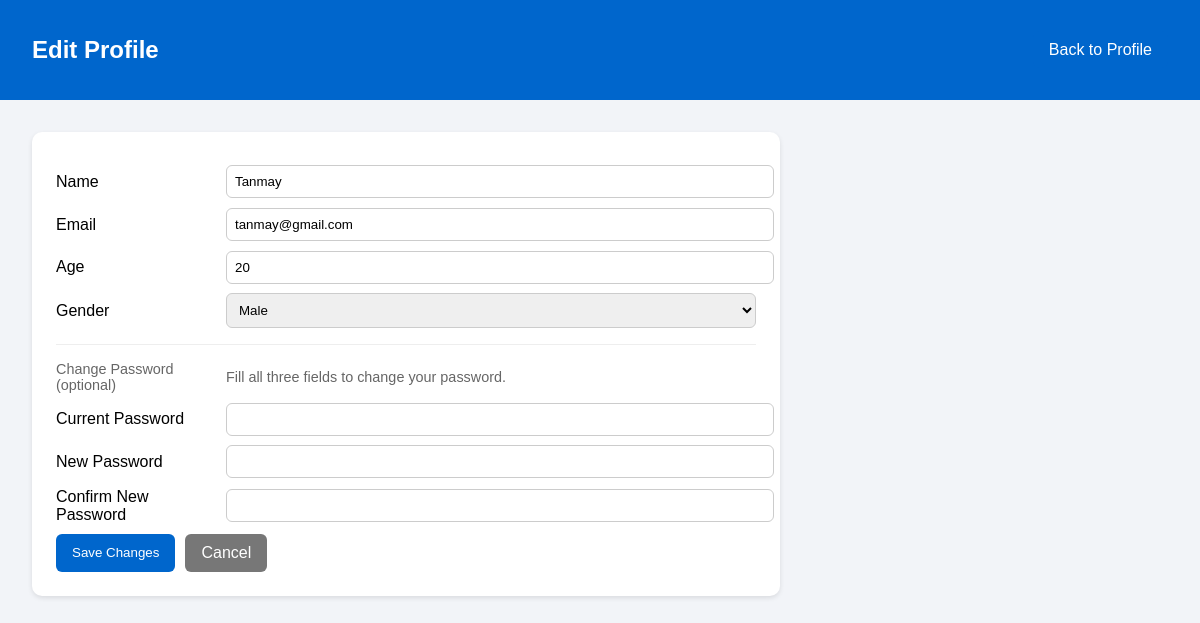
/patient/profile/edit (signed in), run on the app's committed database.
### app.py (models this page shows)
class User(db.Model):
    __tablename__ = "User"
    uid = db.Column(db.Integer, primary_key=True, autoincrement=True)
    email = db.Column(db.String(110), unique=True, nullable=False)
    password = db.Column(db.String(130), nullable=False)
    name = db.Column(db.String(80), nullable=False)
    age = db.Column(db.Integer, nullable=False)
    gender = db.Column(db.String(10), nullable=False)
    is_blacklisted = db.Column(db.Boolean, nullable=False, default=False)
    specialization = db.Column(db.String, nullable=True)
    role_id = db.Column(db.Integer, db.ForeignKey('Role.rid'), nullable=False)
    role = db.relationship('Role', backref='users')

### app.py (the view, shortened to what this page needs)
@app.route("/patient/profile/edit", methods=["GET", "POST"])
def patient_profile_edit():
    if not session.get("uid"):
        flash("Please login first.")
        return redirect("/login")
    patient = User.query.get(session["uid"])
    if not patient or patient.role.role_name != "Patient":
        flash("Access denied. Only patients can access this page.")
        return redirect("/login")
    if request.method == "GET":
        return render_template("patient_profile_edit.html", patient=patient)

### templates/patient_profile_edit.html (shortened to what this page needs)
<!DOCTYPE html>
<html lang="en">
<head>
</head>
<body>
  <header>
    <h2>Edit Profile</h2>
    <div>
      <a href="/patient/profile" class="btn">Back to Profile</a>
    </div>
  </header>
  <main>
    <form method="post" action="/patient/profile/edit">
      <div class="row">
        <label for="name">Name</label>
        <input id="name" name="name" value="{{ patient.name }}" required />
      </div>
      <div class="row">
        <label for="email">Email</label>
        <input id="email" name="email" type="email" value="{{ patient.email }}" required />
      </div>
      <div class="row">
        <label for="age">Age</label>
        <input id="age" name="age" type="number" min="0" value="{{ patient.age }}" />
      </div>
      <div class="row">
        <label for="gender">Gender</label>
        <select id="gender" name="gender">
          <option value="Male"   {% if patient.gender=='Male' %}selected{% endif %}>Male</option>
        </select>
      </div>
      <hr style="margin:16px 0; border:none; border-top:1px solid #eee" />
      <div class="row">
        <div class="muted">Change Password (optional)</div>
        <div class="muted">Fill all three fields to change your password.</div>
      </div>
      <div class="row">
        <label for="current_password">Current Password</label>
        <input id="current_password" name="current_password" type="password" autocomplete="current-password" />
      </div>
      <div class="row">
        <label for="new_password">New Password</label>
        <input id="new_password" name="new_password" type="password" autocomplete="new-password" />
      </div>
      <div class="row">
        <label for="confirm_new_password">Confirm New Password</label>
        <input id="confirm_new_password" name="confirm_new_password" type="password" autocomplete="new-password" />
      </div>
      <div class="actions">
        <button class="btn" type="submit">Save Changes</button>
        <a class="btn" href="/patient/profile" style="background:#777;">Cancel</a>
      </div>
    </form>
  </main>
</body>
</html>

### templates/patient_profile_edit.html (style rules this page uses)
body { font-family: Arial, sans-serif; background:#f2f4f8; margin:0; }
header { background:#0066cc; color:#fff; padding:1rem 2rem; display:flex; justify-content:space-between; align-items:center; }
main { padding:2rem; }
form { background:#fff; border-radius:10px; padding:1.5rem; box-shadow:0 2px 5px rgba(0,0,0,.1); max-width:700px; }
.row { display:grid; grid-template-columns: 160px 1fr; gap:10px; margin:.6rem 0; align-items:center; }
input, select { padding:8px; border:1px solid #ccc; border-radius:6px; width:100%; }
.btn { background:#0066cc; color:#fff; padding:10px 16px; border-radius:6px; text-decoration:none; border:none; cursor:pointer; }
.muted { color:#666; font-size:.9rem; }
.actions { display:flex; gap:10px; margin-top:10px; }

### data on the page
User: name "Tanmay", email "tanmay@gmail.com", age "20", gender "Male"
